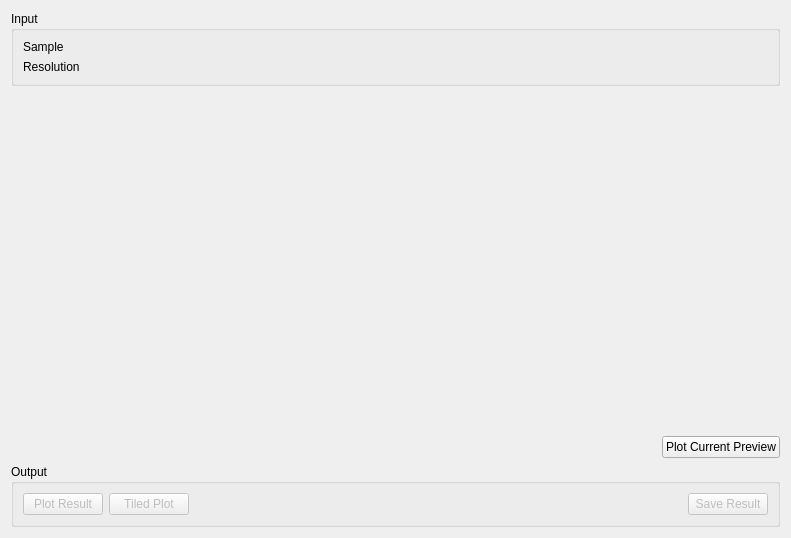
<?xml version="1.0" encoding="UTF-8"?>
<ui version="4.0">
 <class>Iqt</class>
 <widget class="QWidget" name="Iqt">
  <property name="geometry">
   <rect>
    <x>0</x>
    <y>0</y>
    <width>791</width>
    <height>538</height>
   </rect>
  </property>
  <property name="windowTitle">
   <string>Form</string>
  </property>
  <layout class="QVBoxLayout" name="layoutFury">
   <item>
    <widget class="QGroupBox" name="gbInput">
     <property name="title">
      <string>Input</string>
     </property>
     <layout class="QGridLayout" name="layoutFiles">
      <item row="2" column="0">
       <widget class="QLabel" name="lbResolution">
        <property name="sizePolicy">
         <sizepolicy hsizetype="Fixed" vsizetype="Preferred">
          <horstretch>0</horstretch>
          <verstretch>0</verstretch>
         </sizepolicy>
        </property>
        <property name="text">
         <string>Resolution</string>
        </property>
       </widget>
      </item>
      <item row="1" column="0">
       <widget class="QLabel" name="lbSample">
        <property name="sizePolicy">
         <sizepolicy hsizetype="Fixed" vsizetype="Preferred">
          <horstretch>0</horstretch>
          <verstretch>0</verstretch>
         </sizepolicy>
        </property>
        <property name="text">
         <string>Sample</string>
        </property>
       </widget>
      </item>
      <item row="1" column="1" colspan="2">
       <widget class="MantidQt::MantidWidgets::DataSelector" name="dsInput" native="true">
        <property name="sizePolicy">
         <sizepolicy hsizetype="Minimum" vsizetype="Fixed">
          <horstretch>0</horstretch>
          <verstretch>0</verstretch>
         </sizepolicy>
        </property>
        <property name="loadLabelText" stdset="0">
         <string>Plot Input</string>
        </property>
        <property name="workspaceSuffixes" stdset="0">
         <stringlist>
          <string>_red</string>
          <string>_sqw</string>
         </stringlist>
        </property>
        <property name="fileBrowserSuffixes" stdset="0">
         <stringlist>
          <string>_red.nxs</string>
          <string>_sqw.nxs</string>
         </stringlist>
        </property>
        <property name="showLoad" stdset="0">
         <bool>false</bool>
        </property>
        <property name="ShowGroups" stdset="0">
         <bool>false</bool>
        </property>
       </widget>
      </item>
      <item row="2" column="1" colspan="2">
       <widget class="MantidQt::MantidWidgets::DataSelector" name="dsResolution" native="true">
        <property name="sizePolicy">
         <sizepolicy hsizetype="Minimum" vsizetype="Fixed">
          <horstretch>0</horstretch>
          <verstretch>0</verstretch>
         </sizepolicy>
        </property>
        <property name="autoLoad" stdset="0">
         <bool>true</bool>
        </property>
        <property name="workspaceSuffixes" stdset="0">
         <stringlist>
          <string>_res</string>
          <string>_red</string>
          <string>_sqw</string>
         </stringlist>
        </property>
        <property name="fileBrowserSuffixes" stdset="0">
         <stringlist>
          <string>_res.nxs</string>
          <string>_red.nxs</string>
          <string>_sqw.nxs</string>
         </stringlist>
        </property>
        <property name="showLoad" stdset="0">
         <bool>false</bool>
        </property>
        <property name="ShowGroups" stdset="0">
         <bool>false</bool>
        </property>
       </widget>
      </item>
     </layout>
    </widget>
   </item>
   <item>
    <layout class="QHBoxLayout" name="loFury">
     <item>
      <layout class="QVBoxLayout" name="properties"/>
     </item>
     <item>
      <layout class="QVBoxLayout" name="verticalLayout" stretch="5,3">
       <item>
        <widget class="MantidQt::MantidWidgets::PreviewPlot" name="ppPlot" native="true">
         <property name="sizePolicy">
          <sizepolicy hsizetype="Preferred" vsizetype="MinimumExpanding">
           <horstretch>0</horstretch>
           <verstretch>1</verstretch>
          </sizepolicy>
         </property>
         <property name="minimumSize">
          <size>
           <width>0</width>
           <height>125</height>
          </size>
         </property>
         <property name="canvasColour" stdset="0">
          <color>
           <red>255</red>
           <green>255</green>
           <blue>255</blue>
          </color>
         </property>
         <property name="showLegend" stdset="0">
          <bool>true</bool>
         </property>
        </widget>
       </item>
       <item>
        <spacer name="verticalSpacer">
         <property name="orientation">
          <enum>Qt::Vertical</enum>
         </property>
         <property name="sizeHint" stdset="0">
          <size>
           <width>20</width>
           <height>40</height>
          </size>
         </property>
        </spacer>
       </item>
      </layout>
     </item>
    </layout>
   </item>
   <item>
    <layout class="QHBoxLayout" name="horizontalLayout">
     <item>
      <spacer name="horizontalSpacer">
       <property name="orientation">
        <enum>Qt::Horizontal</enum>
       </property>
       <property name="sizeHint" stdset="0">
        <size>
         <width>40</width>
         <height>20</height>
        </size>
       </property>
      </spacer>
     </item>
     <item>
      <widget class="QPushButton" name="pbPlotPreview">
       <property name="text">
        <string>Plot Current Preview</string>
       </property>
      </widget>
     </item>
    </layout>
   </item>
   <item>
    <widget class="QGroupBox" name="gbOutput">
     <property name="title">
      <string>Output</string>
     </property>
     <layout class="QHBoxLayout" name="horizontalLayout_9">
      <item>
       <widget class="QPushButton" name="pbPlot">
        <property name="enabled">
         <bool>false</bool>
        </property>
        <property name="text">
         <string>Plot Result</string>
        </property>
       </widget>
      </item>
      <item>
       <widget class="QPushButton" name="pbTile">
        <property name="enabled">
         <bool>false</bool>
        </property>
        <property name="text">
         <string>Tiled Plot</string>
        </property>
       </widget>
      </item>
      <item>
       <spacer name="horizontalSpacer_1">
        <property name="orientation">
         <enum>Qt::Horizontal</enum>
        </property>
        <property name="sizeHint" stdset="0">
         <size>
          <width>40</width>
          <height>20</height>
         </size>
        </property>
       </spacer>
      </item>
      <item>
       <widget class="QPushButton" name="pbSave">
        <property name="enabled">
         <bool>false</bool>
        </property>
        <property name="text">
         <string>Save Result</string>
        </property>
       </widget>
      </item>
     </layout>
    </widget>
   </item>
  </layout>
 </widget>
 <customwidgets>
  <customwidget>
   <class>MantidQt::MantidWidgets::DataSelector</class>
   <extends>QWidget</extends>
   <header>MantidQtWidgets/Common/DataSelector.h</header>
  </customwidget>
  <customwidget>
   <class>MantidQt::MantidWidgets::PreviewPlot</class>
   <extends>QWidget</extends>
   <header>MantidQtWidgets/LegacyQwt/PreviewPlot.h</header>
   <container>1</container>
  </customwidget>
 </customwidgets>
 <resources/>
 <connections/>
</ui>
